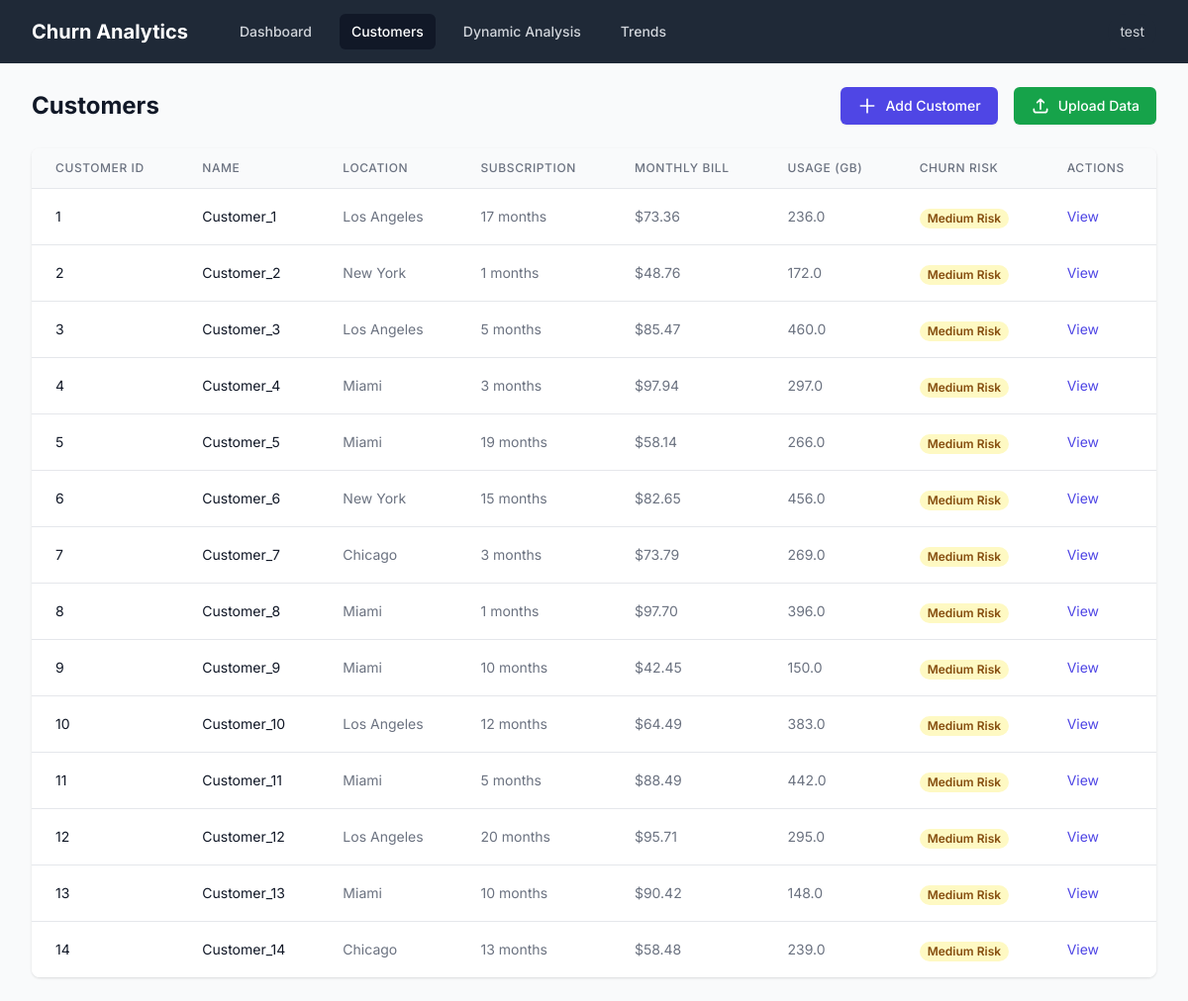
The app's page /customers (signed in) with its own data.
### app/src/app/models.py (models this page shows, shortened)
class User(UserMixin, db.Model):
    id = db.Column(db.Integer, primary_key=True)
    username = db.Column(db.String(64), index=True, unique=True)
    email = db.Column(db.String(120), index=True, unique=True)
    password_hash = db.Column(db.String(128))
    role = db.Column(db.String(20), default='user')  # user, admin, analyst
    last_seen = db.Column(db.DateTime, default=datetime.utcnow)
    company_name = db.Column(db.String(100))
    phone_number = db.Column(db.String(20))
    created_at = db.Column(db.DateTime, default=datetime.utcnow)
    is_active = db.Column(db.Boolean, default=True)
    customers = db.relationship('Customer', backref='user', lazy=True)

class Customer(db.Model):
    id = db.Column(db.Integer, primary_key=True)
    user_id = db.Column(db.Integer, db.ForeignKey('user.id'), nullable=False)
    customer_id = db.Column(db.String(50), unique=True, nullable=False)
    name = db.Column(db.String(100), nullable=False)
    age = db.Column(db.Integer)
    gender = db.Column(db.String(10))
    location = db.Column(db.String(100))
    subscription_length_months = db.Column(db.Integer)
    monthly_bill = db.Column(db.Float)
    total_usage_gb = db.Column(db.Float)
    churn_score = db.Column(db.Float)
    churn_prediction = db.Column(db.Boolean)
    last_prediction_date = db.Column(db.DateTime)
    risk_factors = db.Column(db.JSON)  # Store identified risk factors
    customer_segment = db.Column(db.String(50))  # High-value, Medium-value, Low-value
    activities = db.relationship('CustomerActivity', backref='customer', lazy=True)
    created_at = db.Column(db.DateTime, default=datetime.utcnow)
    updated_at = db.Column(db.DateTime, default=datetime.utcnow, onupdate=datetime.utcnow)

### app/src/app/routes.py (the view, shortened to what this page needs)
@main.route('/customers')
@login_required
def customers():
    customers = Customer.query.filter_by(user_id=current_user.id).all()
    for customer in customers:
        if customer.churn_score is None:
            churn_score = predict_churn({
                'Monthly_Bill': customer.monthly_bill,
                'Total_Usage_GB': customer.total_usage_gb,
                'Subscription_Length_Months': customer.subscription_length_months,
                'Age': customer.age if customer.age is not None else 0  # Handle null age
            })
            customer.churn_score = churn_score
            activity = CustomerActivity(
                customer_id=customer.id,
                activity_type='prediction',
                description='Churn score calculated',
                activity_metadata={'score': churn_score}
            )
            db.session.add(activity)
    db.session.commit()
    return render_template('customers.html', customers=customers)

### app/src/app/models.py (called while the page is built)
@login.user_loader
def load_user(user_id):
    return User.query.get(int(user_id))

### app/src/app/templates/customers.html (shortened to what this page needs)
{% extends "base.html" %}
{% block content %}
<div class="max-w-7xl mx-auto px-4 sm:px-6 lg:px-8">
  <div class="flex justify-between items-center mb-6">
    <h1 class="text-2xl font-bold text-gray-900">Customers</h1>
    <div class="flex space-x-4">
      <button onclick="location.href='{{ url_for('main.add_customer') }}'"
        class="inline-flex items-center px-4 py-2 border border-transparent rounded-md shadow-sm text-sm font-medium text-white bg-indigo-600 hover:bg-indigo-700 focus:outline-none focus:ring-2 focus:ring-offset-2 focus:ring-indigo-500">
        <svg class="h-5 w-5 mr-2" fill="none" stroke="currentColor" viewBox="0 0 24 24">
          <path stroke-linecap="round" stroke-linejoin="round" stroke-width="2" d="M12 4v16m8-8H4"></path>
        </svg>
        Add Customer
      </button>
      <button onclick="document.getElementById('upload-modal').classList.remove('hidden')"
        class="inline-flex items-center px-4 py-2 border border-transparent rounded-md shadow-sm text-sm font-medium text-white bg-green-600 hover:bg-green-700 focus:outline-none focus:ring-2 focus:ring-offset-2 focus:ring-green-500">
        <svg class="h-5 w-5 mr-2" fill="none" stroke="currentColor" viewBox="0 0 24 24">
          <path stroke-linecap="round" stroke-linejoin="round" stroke-width="2"
            d="M4 16v1a3 3 0 003 3h10a3 3 0 003-3v-1m-4-8l-4-4m0 0L8 8m4-4v12"></path>
        </svg>
        Upload Data
      </button>
    </div>
  </div>
  <div class="bg-white shadow overflow-hidden sm:rounded-lg">
    <table class="min-w-full divide-y divide-gray-200">
      <thead class="bg-gray-50">
        <tr>
          <th scope="col" class="px-6 py-3 text-left text-xs font-medium text-gray-500 uppercase tracking-wider">
            Customer ID
          </th>
          <th scope="col" class="px-6 py-3 text-left text-xs font-medium text-gray-500 uppercase tracking-wider">
            Name
          </th>
          <th scope="col" class="px-6 py-3 text-left text-xs font-medium text-gray-500 uppercase tracking-wider">
            Location
          </th>
          <th scope="col" class="px-6 py-3 text-left text-xs font-medium text-gray-500 uppercase tracking-wider">
            Subscription
          </th>
          <th scope="col" class="px-6 py-3 text-left text-xs font-medium text-gray-500 uppercase tracking-wider">
            Monthly Bill
          </th>
          <th scope="col" class="px-6 py-3 text-left text-xs font-medium text-gray-500 uppercase tracking-wider">
            Usage (GB)
          </th>
          <th scope="col" class="px-6 py-3 text-left text-xs font-medium text-gray-500 uppercase tracking-wider">
            Churn Risk
          </th>
          <th scope="col" class="px-6 py-3 text-left text-xs font-medium text-gray-500 uppercase tracking-wider">
            Actions
          </th>
        </tr>
      </thead>
      <tbody class="bg-white divide-y divide-gray-200">
        {% for customer in customers %}
        <tr>
          <td class="px-6 py-4 whitespace-nowrap text-sm text-gray-900">
            {{ customer.customer_id }}
          </td>
          <td class="px-6 py-4 whitespace-nowrap text-sm text-gray-900">
            {{ customer.name }}
          </td>
          <td class="px-6 py-4 whitespace-nowrap text-sm text-gray-500">
            {{ customer.location }}
          </td>
          <td class="px-6 py-4 whitespace-nowrap text-sm text-gray-500">
            {{ customer.subscription_length_months }} months
          </td>
          <td class="px-6 py-4 whitespace-nowrap text-sm text-gray-500">
            ${{ "%.2f"|format(customer.monthly_bill) }}
          </td>
          <td class="px-6 py-4 whitespace-nowrap text-sm text-gray-500">
            {{ "%.1f"|format(customer.total_usage_gb) }}
          </td>
          <td class="px-6 py-4 whitespace-nowrap">
            {% if customer.churn_score > 0.7 %}
            <span class="px-2 inline-flex text-xs leading-5 font-semibold rounded-full bg-red-100 text-red-800">
              High Risk
            </span>
            {% elif customer.churn_score > 0.4 %}
            <span class="px-2 inline-flex text-xs leading-5 font-semibold rounded-full bg-yellow-100 text-yellow-800">
              Medium Risk
            </span>
            {% else %}
            <span class="px-2 inline-flex text-xs leading-5 font-semibold rounded-full bg-green-100 text-green-800">
              Low Risk
            </span>
            {% endif %}
          </td>
          <td class="px-6 py-4 whitespace-nowrap text-sm text-gray-500">
            <a href="{{ url_for('main.view_customer', customer_id=customer.id) }}"
              class="text-indigo-600 hover:text-indigo-900">View</a>
          </td>
        </tr>
        {% endfor %}
      </tbody>
    </table>
  </div>
</div>
{% endblock %}

### app/src/app/templates/base.html (shortened to what this page needs)
<!DOCTYPE html>
<html lang="en">
  <head>
    <script src="https://cdn.tailwindcss.com"></script>
  </head>
  <body class="bg-gray-50">
    <nav class="bg-gray-800">
      <div class="max-w-7xl mx-auto px-4 sm:px-6 lg:px-8">
        <div class="flex items-center justify-between h-16">
          <div class="flex items-center">
            <div class="flex-shrink-0">
              <a href="{{ url_for('main.index') }}" class="text-white font-bold text-xl">Churn Analytics</a>
            </div>
            {% if current_user.is_authenticated %}
            <div class="hidden md:block">
              <div class="ml-10 flex items-baseline space-x-4">
                <a href="{{ url_for('main.dashboard') }}"
                  class="{{ 'bg-gray-900 text-white' if request.endpoint == 'main.dashboard' else 'text-gray-300 hover:bg-gray-700 hover:text-white' }} px-3 py-2 rounded-md text-sm font-medium">
                  Dashboard
                </a>
                <a href="{{ url_for('main.customers') }}"
                  class="{{ 'bg-gray-900 text-white' if request.endpoint == 'main.customers' else 'text-gray-300 hover:bg-gray-700 hover:text-white' }} px-3 py-2 rounded-md text-sm font-medium">
                  Customers
                </a>
                <a href="{{ url_for('main.dynamic_analysis') }}"
                  class="{{ 'bg-gray-900 text-white' if request.endpoint == 'main.dynamic_analysis' else 'text-gray-300 hover:bg-gray-700 hover:text-white' }} px-3 py-2 rounded-md text-sm font-medium">
                  Dynamic Analysis
                </a>
                <a href="{{ url_for('main.trends') }}"
                  class="{{ 'bg-gray-900 text-white' if request.endpoint == 'main.trends' else 'text-gray-300 hover:bg-gray-700 hover:text-white' }} px-3 py-2 rounded-md text-sm font-medium">
                  Trends
                </a>
              </div>
            </div>
            {% endif %}
          </div>
          <div class="hidden md:block">
            <div class="ml-4 flex items-center md:ml-6">
              {% if current_user.is_authenticated %}
              <div class="ml-3 relative">
                <div>
                  <button type="button"
                    class="max-w-xs bg-gray-800 rounded-full flex items-center text-sm focus:outline-none focus:ring-2 focus:ring-offset-2 focus:ring-offset-gray-800 focus:ring-white"
                    id="user-menu-button" aria-expanded="false" aria-haspopup="true">
                    <span class="text-gray-300 px-3 py-2">{{ current_user.username }}</span>
                  </button>
                </div>
              </div>
              {% endif %}
            </div>
          </div>
        </div>
      </div>
    </nav>
    <main class="py-6">
      {% block content %}{% endblock %}
    </main>
  </body>
</html>

### app/src/app/templates/base.html (style rules this page uses)
body { font-family: 'Inter', sans-serif; }

### records on screen
User: username "test"
Customer: customer_id "1", name "Customer_1", location "Los Angeles", subscription_length_months "17", monthly_bill "73.36", total_usage_gb "236.0", churn_score "Medium Risk"
Customer: customer_id "2", name "Customer_2", location "New York", subscription_length_months "1", monthly_bill "48.76", total_usage_gb "172.0", churn_score "Medium Risk"
Customer: customer_id "3", name "Customer_3", location "Los Angeles", subscription_length_months "5", monthly_bill "85.47", total_usage_gb "460.0", churn_score "Medium Risk"
Customer: customer_id "4", name "Customer_4", location "Miami", subscription_length_months "3", monthly_bill "97.94", total_usage_gb "297.0", churn_score "Medium Risk"
Customer: customer_id "5", name "Customer_5", location "Miami", subscription_length_months "19", monthly_bill "58.14", total_usage_gb "266.0", churn_score "Medium Risk"
Customer: customer_id "6", name "Customer_6", location "New York", subscription_length_months "15", monthly_bill "82.65", total_usage_gb "456.0", churn_score "Medium Risk"
Customer: customer_id "7", name "Customer_7", location "Chicago", subscription_length_months "3", monthly_bill "73.79", total_usage_gb "269.0", churn_score "Medium Risk"
Customer: customer_id "8", name "Customer_8", location "Miami", subscription_length_months "1", monthly_bill "97.70", total_usage_gb "396.0", churn_score "Medium Risk"
Customer: customer_id "9", name "Customer_9", location "Miami", subscription_length_months "10", monthly_bill "42.45", total_usage_gb "150.0", churn_score "Medium Risk"
Customer: customer_id "10", name "Customer_10", location "Los Angeles", subscription_length_months "12", monthly_bill "64.49", total_usage_gb "383.0", churn_score "Medium Risk"
Customer: customer_id "11", name "Customer_11", location "Miami", subscription_length_months "5", monthly_bill "88.49", total_usage_gb "442.0", churn_score "Medium Risk"
Customer: customer_id "12", name "Customer_12", location "Los Angeles", subscription_length_months "20", monthly_bill "95.71", total_usage_gb "295.0", churn_score "Medium Risk"
Customer: customer_id "13", name "Customer_13", location "Miami", subscription_length_months "10", monthly_bill "90.42", total_usage_gb "148.0", churn_score "Medium Risk"
Customer: customer_id "14", name "Customer_14", location "Chicago", subscription_length_months "13", monthly_bill "58.48", total_usage_gb "239.0", churn_score "Medium Risk"
